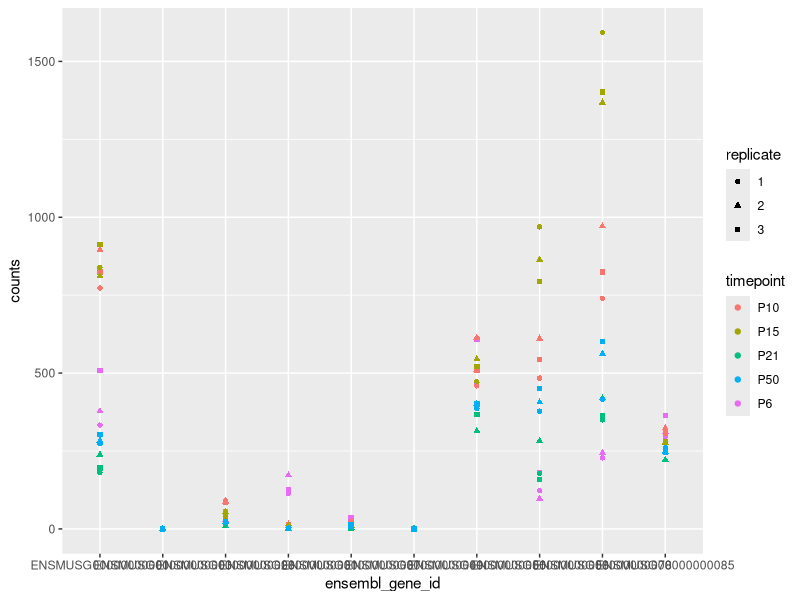
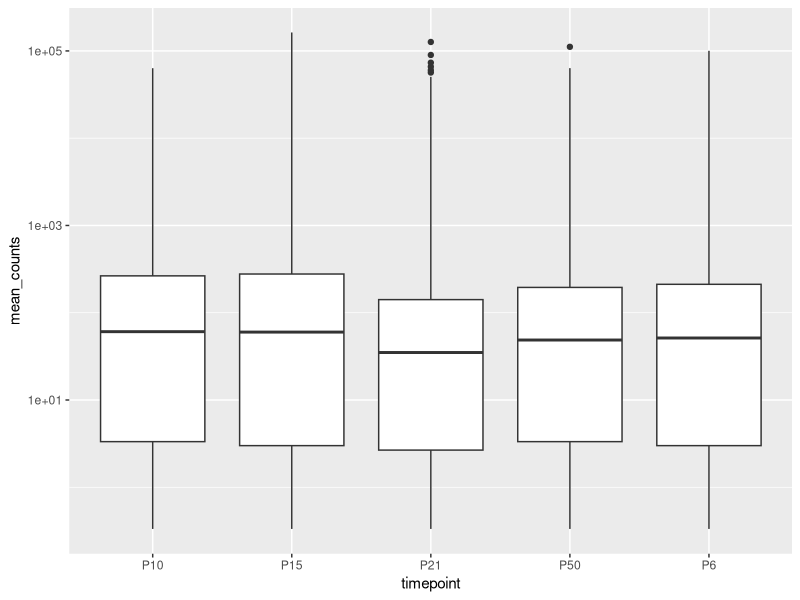
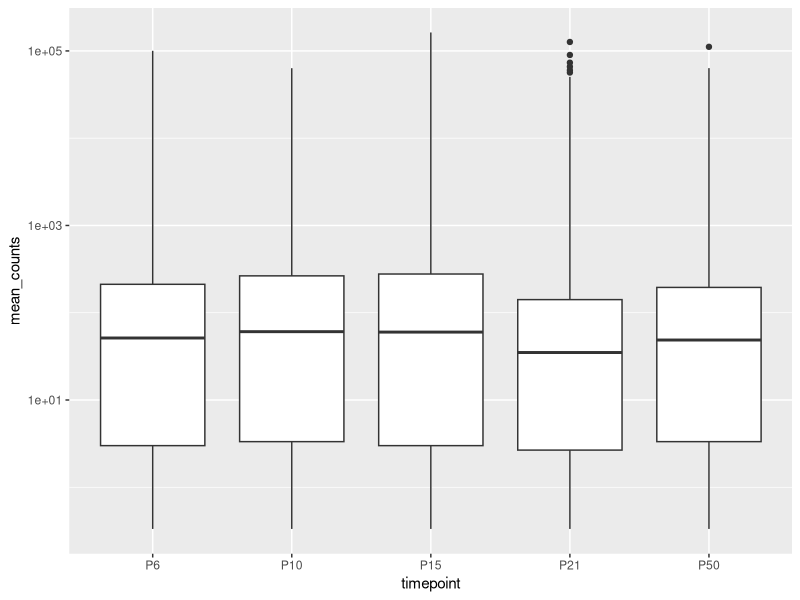
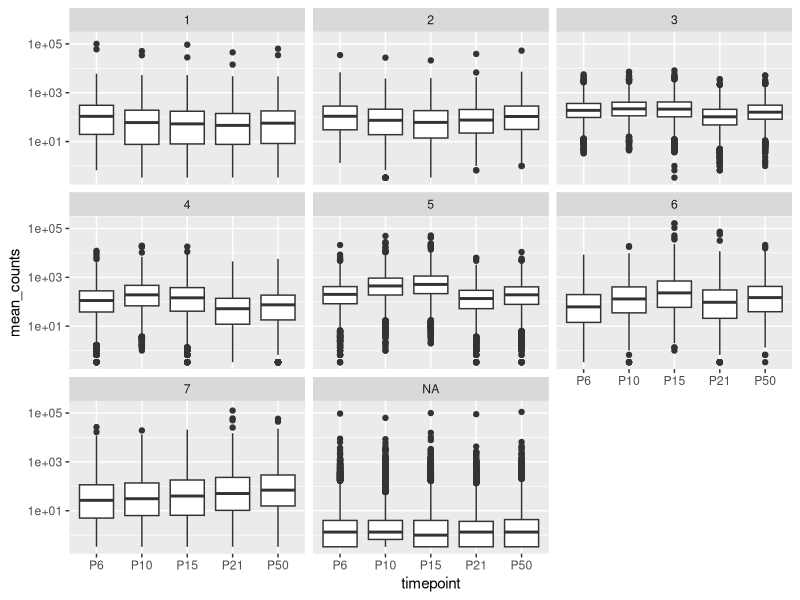

Here is the R script that generated these plots, in order:
## ---- chunk 1
library(tidyverse)
## ---- chunk 2
counts_df <- read.table("rna-seq-counts.tsv", sep = "\t", header = TRUE)
head(counts_df)
## ---- chunk 3
counts_long <- gather(counts_df, key = "sample", value = "counts", -ensembl_gene_id)

dim(counts_df)
dim(counts_long)
head(counts_long)
## ---- chunk 4
counts_long <- separate(counts_long, sample, into = c("timepoint", "replicate"), sep = "\\.")
head(counts_long)
## ---- chunk 5
genes_sub <- counts_long$ensembl_gene_id[1:10]

counts_sub <- filter(counts_long, ensembl_gene_id %in% genes_sub)

ggplot(counts_sub, aes(x = ensembl_gene_id, y = counts, shape = replicate, colour = timepoint)) +
  geom_point() 
## ---- chunk 6
counts_summary <- counts_long %>%
  group_by(ensembl_gene_id, timepoint) %>%
  summarise(mean_counts = mean(counts))

## ---- chunk 7
ggplot(counts_summary, aes(x = timepoint, y = mean_counts)) +
  geom_boxplot() +
  scale_y_log10()
## ---- chunk 8
counts_summary <- mutate(counts_summary, timepoint = factor(timepoint, levels = c("P6", "P10", "P15", "P21", "P50")))

ggplot(counts_summary, aes(x = timepoint, y = mean_counts)) +
  geom_boxplot() +
  scale_y_log10()
## ---- chunk 9
genes_df <- read.table("gene_data.tsv", sep = "\t", header = TRUE)

counts_summary <- left_join(counts_summary, genes_df)
## ---- chunk 10
ggplot(counts_summary, aes(x = timepoint, y = mean_counts)) +
  geom_boxplot() +
  scale_y_log10() + 
  facet_wrap(~cluster)
